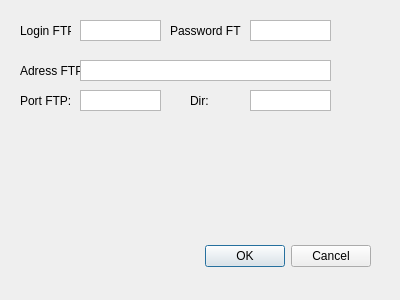
<?xml version="1.0" encoding="UTF-8"?>
<ui version="4.0">
 <class>Dialog</class>
 <widget class="QDialog" name="Dialog">
  <property name="geometry">
   <rect>
    <x>0</x>
    <y>0</y>
    <width>400</width>
    <height>300</height>
   </rect>
  </property>
  <property name="windowTitle">
   <string>Dialog</string>
  </property>
  <widget class="QDialogButtonBox" name="buttonBox">
   <property name="geometry">
    <rect>
     <x>30</x>
     <y>240</y>
     <width>341</width>
     <height>32</height>
    </rect>
   </property>
   <property name="orientation">
    <enum>Qt::Horizontal</enum>
   </property>
   <property name="standardButtons">
    <set>QDialogButtonBox::Cancel|QDialogButtonBox::Ok</set>
   </property>
  </widget>
  <widget class="QLabel" name="label">
   <property name="geometry">
    <rect>
     <x>20</x>
     <y>20</y>
     <width>51</width>
     <height>21</height>
    </rect>
   </property>
   <property name="text">
    <string>Login FTP: </string>
   </property>
  </widget>
  <widget class="QTextEdit" name="textEdit">
   <property name="geometry">
    <rect>
     <x>80</x>
     <y>20</y>
     <width>81</width>
     <height>21</height>
    </rect>
   </property>
   <property name="verticalScrollBarPolicy">
    <enum>Qt::ScrollBarAlwaysOff</enum>
   </property>
  </widget>
  <widget class="QLabel" name="label_2">
   <property name="geometry">
    <rect>
     <x>170</x>
     <y>20</y>
     <width>71</width>
     <height>21</height>
    </rect>
   </property>
   <property name="text">
    <string>Password FTP: </string>
   </property>
  </widget>
  <widget class="QTextEdit" name="textEdit_2">
   <property name="geometry">
    <rect>
     <x>250</x>
     <y>20</y>
     <width>81</width>
     <height>21</height>
    </rect>
   </property>
   <property name="verticalScrollBarPolicy">
    <enum>Qt::ScrollBarAlwaysOff</enum>
   </property>
  </widget>
  <widget class="QLabel" name="label_3">
   <property name="geometry">
    <rect>
     <x>20</x>
     <y>60</y>
     <width>61</width>
     <height>21</height>
    </rect>
   </property>
   <property name="text">
    <string>Adress FTP: </string>
   </property>
  </widget>
  <widget class="QTextEdit" name="textEdit_3">
   <property name="geometry">
    <rect>
     <x>80</x>
     <y>60</y>
     <width>251</width>
     <height>21</height>
    </rect>
   </property>
   <property name="verticalScrollBarPolicy">
    <enum>Qt::ScrollBarAlwaysOff</enum>
   </property>
  </widget>
  <widget class="QLabel" name="label_4">
   <property name="geometry">
    <rect>
     <x>20</x>
     <y>90</y>
     <width>51</width>
     <height>21</height>
    </rect>
   </property>
   <property name="text">
    <string>Port FTP: </string>
   </property>
  </widget>
  <widget class="QTextEdit" name="textEdit_4">
   <property name="geometry">
    <rect>
     <x>80</x>
     <y>90</y>
     <width>81</width>
     <height>21</height>
    </rect>
   </property>
   <property name="verticalScrollBarPolicy">
    <enum>Qt::ScrollBarAlwaysOff</enum>
   </property>
  </widget>
  <widget class="QTextEdit" name="textEdit_5">
   <property name="geometry">
    <rect>
     <x>250</x>
     <y>90</y>
     <width>81</width>
     <height>21</height>
    </rect>
   </property>
   <property name="verticalScrollBarPolicy">
    <enum>Qt::ScrollBarAlwaysOff</enum>
   </property>
  </widget>
  <widget class="QLabel" name="label_5">
   <property name="geometry">
    <rect>
     <x>190</x>
     <y>90</y>
     <width>51</width>
     <height>21</height>
    </rect>
   </property>
   <property name="text">
    <string>Dir: </string>
   </property>
  </widget>
 </widget>
 <resources/>
 <connections>
  <connection>
   <sender>buttonBox</sender>
   <signal>accepted()</signal>
   <receiver>Dialog</receiver>
   <slot>accept()</slot>
   <hints>
    <hint type="sourcelabel">
     <x>248</x>
     <y>254</y>
    </hint>
    <hint type="destinationlabel">
     <x>157</x>
     <y>274</y>
    </hint>
   </hints>
  </connection>
  <connection>
   <sender>buttonBox</sender>
   <signal>rejected()</signal>
   <receiver>Dialog</receiver>
   <slot>reject()</slot>
   <hints>
    <hint type="sourcelabel">
     <x>316</x>
     <y>260</y>
    </hint>
    <hint type="destinationlabel">
     <x>286</x>
     <y>274</y>
    </hint>
   </hints>
  </connection>
 </connections>
</ui>
